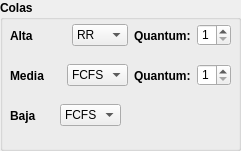
     <widget class="QGroupBox" name="group_colas">
      <property name="geometry">
       <rect>
        <x>470</x>
        <y>0</y>
        <width>241</width>
        <height>151</height>
       </rect>
      </property>
      <property name="font">
       <font>
        <pointsize>9</pointsize>
        <weight>75</weight>
        <bold>true</bold>
       </font>
      </property>
      <property name="styleSheet">
       <string notr="true">QGroupBox{
background-color#ffffff;
}
QPushButton{
	border-radius: 15px;
}</string>
      </property>
      <property name="title">
       <string>Colas</string>
      </property>
      <widget class="QWidget" name="layoutWidget">
       <property name="geometry">
        <rect>
         <x>10</x>
         <y>20</y>
         <width>221</width>
         <height>31</height>
        </rect>
       </property>
       <layout class="QHBoxLayout" name="horizontalLayout">
        <item>
         <widget class="QLabel" name="lab_Alta">
          <property name="baseSize">
           <size>
            <width>47</width>
            <height>13</height>
           </size>
          </property>
          <property name="font">
           <font>
            <weight>75</weight>
            <bold>true</bold>
           </font>
          </property>
          <property name="text">
           <string>Alta</string>
          </property>
         </widget>
        </item>
        <item>
         <widget class="QComboBox" name="algoritmos_P_Alta">
          <item>
           <property name="text">
            <string>RR</string>
           </property>
          </item>
         </widget>
        </item>
        <item>
         <layout class="QHBoxLayout" name="lay_quantum_P_Alta">
          <item>
           <widget class="QLabel" name="lab_quantum_P_Alta">
            <property name="enabled">
             <bool>true</bool>
            </property>
            <property name="font">
             <font>
              <pointsize>9</pointsize>
              <weight>75</weight>
              <bold>true</bold>
             </font>
            </property>
            <property name="text">
             <string>Quantum:</string>
            </property>
           </widget>
          </item>
          <item>
           <widget class="QSpinBox" name="quantum_P_Alta">
            <property name="font">
             <font>
              <pointsize>9</pointsize>
             </font>
            </property>
            <property name="autoFillBackground">
             <bool>true</bool>
            </property>
            <property name="styleSheet">
             <string notr="true"/>
            </property>
            <property name="minimum">
             <number>1</number>
            </property>
            <property name="maximum">
             <number>3</number>
            </property>
           </widget>
          </item>
         </layout>
        </item>
       </layout>
      </widget>
      <widget class="QWidget" name="layoutWidget">
       <property name="geometry">
        <rect>
         <x>10</x>
         <y>60</y>
         <width>221</width>
         <height>31</height>
        </rect>
       </property>
       <layout class="QHBoxLayout" name="horizontalLayout_2">
        <item>
         <widget class="QLabel" name="lab_Media">
          <property name="baseSize">
           <size>
            <width>47</width>
            <height>13</height>
           </size>
          </property>
          <property name="font">
           <font>
            <weight>75</weight>
            <bold>true</bold>
           </font>
          </property>
          <property name="text">
           <string>Media</string>
          </property>
         </widget>
        </item>
        <item>
         <widget class="QComboBox" name="algoritmos_P_Media">
          <property name="layoutDirection">
           <enum>Qt::LeftToRight</enum>
          </property>
          <item>
           <property name="text">
            <string>FCFS</string>
           </property>
          </item>
          <item>
           <property name="text">
            <string>SRTF</string>
           </property>
          </item>
          <item>
           <property name="text">
            <string>SJF</string>
           </property>
          </item>
          <item>
           <property name="text">
            <string>RR</string>
           </property>
          </item>
         </widget>
        </item>
        <item>
         <layout class="QHBoxLayout" name="lay_quantum_P_Media">
          <item>
           <widget class="QLabel" name="lab_quantum_P_Media">
            <property name="font">
             <font>
              <pointsize>9</pointsize>
              <weight>75</weight>
              <bold>true</bold>
             </font>
            </property>
            <property name="text">
             <string>Quantum:</string>
            </property>
           </widget>
          </item>
          <item>
           <widget class="QSpinBox" name="quantum_P_Media">
            <property name="font">
             <font>
              <pointsize>9</pointsize>
             </font>
            </property>
            <property name="autoFillBackground">
             <bool>true</bool>
            </property>
            <property name="styleSheet">
             <string notr="true"/>
            </property>
            <property name="minimum">
             <number>1</number>
            </property>
            <property name="maximum">
             <number>5</number>
            </property>
           </widget>
          </item>
         </layout>
        </item>
       </layout>
      </widget>
      <widget class="QWidget" name="layoutWidget">
       <property name="geometry">
        <rect>
         <x>10</x>
         <y>100</y>
         <width>111</width>
         <height>31</height>
        </rect>
       </property>
       <layout class="QHBoxLayout" name="horizontalLayout_3">
        <item>
         <widget class="QLabel" name="lab_Baja">
          <property name="baseSize">
           <size>
            <width>47</width>
            <height>13</height>
           </size>
          </property>
          <property name="font">
           <font>
            <weight>75</weight>
            <bold>true</bold>
           </font>
          </property>
          <property name="text">
           <string>Baja</string>
          </property>
         </widget>
        </item>
        <item>
         <widget class="QComboBox" name="algoritmos_P_Baja">
          <item>
           <property name="text">
            <string>FCFS</string>
           </property>
          </item>
          <item>
           <property name="text">
            <string>SRTF</string>
           </property>
          </item>
          <item>
           <property name="text">
            <string>SJF</string>
           </property>
          </item>
         </widget>
        </item>
       </layout>
      </widget>
     </widget>
